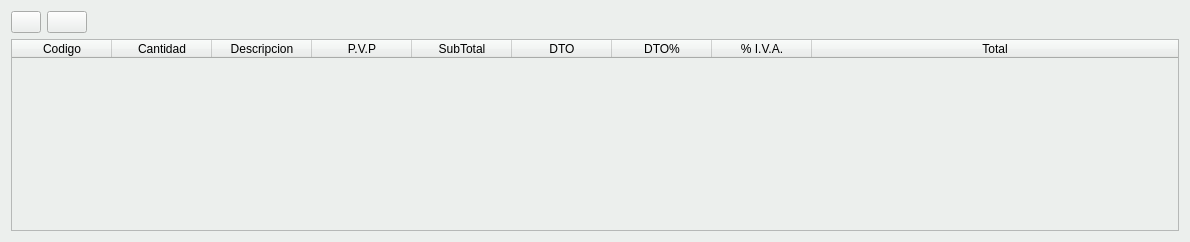
     <widget class="QWidget" name="tab_5">
      <property name="styleSheet">
       <string notr="true">background-color: #ecefed;</string>
      </property>
      <attribute name="title">
       <string>Líneas de Factura</string>
      </attribute>
      <layout class="QGridLayout" name="gridLayout_9">
       <item row="0" column="0">
        <widget class="QPushButton" name="btnAnadirLinea">
         <property name="maximumSize">
          <size>
           <width>30</width>
           <height>16777215</height>
          </size>
         </property>
         <property name="toolTip">
          <string>Añadir línea con los datos cargados</string>
         </property>
         <property name="text">
          <string/>
         </property>
         <property name="icon">
          <iconset resource="../maya.qrc">
           <normaloff>:/Icons/PNG/add.png</normaloff>:/Icons/PNG/add.png</iconset>
         </property>
        </widget>
       </item>
       <item row="0" column="1">
        <widget class="QPushButton" name="btn_borrarLinea">
         <property name="text">
          <string/>
         </property>
         <property name="icon">
          <iconset resource="../maya.qrc">
           <normaloff>:/Icons/PNG/Delete.png</normaloff>:/Icons/PNG/Delete.png</iconset>
         </property>
        </widget>
       </item>
       <item row="0" column="2">
        <spacer name="horizontalSpacer_2">
         <property name="orientation">
          <enum>Qt::Horizontal</enum>
         </property>
         <property name="sizeHint" stdset="0">
          <size>
           <width>1086</width>
           <height>20</height>
          </size>
         </property>
        </spacer>
       </item>
       <item row="1" column="0" colspan="3">
        <widget class="QTableWidget" name="Lineas">
         <property name="horizontalScrollBarPolicy">
          <enum>Qt::ScrollBarAsNeeded</enum>
         </property>
         <property name="alternatingRowColors">
          <bool>false</bool>
         </property>
         <property name="selectionMode">
          <enum>QAbstractItemView::SingleSelection</enum>
         </property>
         <property name="selectionBehavior">
          <enum>QAbstractItemView::SelectItems</enum>
         </property>
         <property name="gridStyle">
          <enum>Qt::DotLine</enum>
         </property>
         <property name="cornerButtonEnabled">
          <bool>true</bool>
         </property>
         <attribute name="horizontalHeaderCascadingSectionResizes">
          <bool>false</bool>
         </attribute>
         <attribute name="horizontalHeaderMinimumSectionSize">
          <number>100</number>
         </attribute>
         <attribute name="horizontalHeaderShowSortIndicator" stdset="0">
          <bool>false</bool>
         </attribute>
         <attribute name="horizontalHeaderStretchLastSection">
          <bool>true</bool>
         </attribute>
         <attribute name="verticalHeaderCascadingSectionResizes">
          <bool>false</bool>
         </attribute>
         <attribute name="verticalHeaderStretchLastSection">
          <bool>false</bool>
         </attribute>
         <column>
          <property name="text">
           <string>Codigo</string>
          </property>
         </column>
         <column>
          <property name="text">
           <string>Cantidad</string>
          </property>
         </column>
         <column>
          <property name="text">
           <string>Descripcion</string>
          </property>
         </column>
         <column>
          <property name="text">
           <string>P.V.P</string>
          </property>
         </column>
         <column>
          <property name="text">
           <string>SubTotal</string>
          </property>
         </column>
         <column>
          <property name="text">
           <string>DTO</string>
          </property>
         </column>
         <column>
          <property name="text">
           <string>DTO%</string>
          </property>
         </column>
         <column>
          <property name="text">
           <string>% I.V.A.</string>
          </property>
         </column>
         <column>
          <property name="text">
           <string>Total</string>
          </property>
         </column>
        </widget>
       </item>
      </layout>
     </widget>
